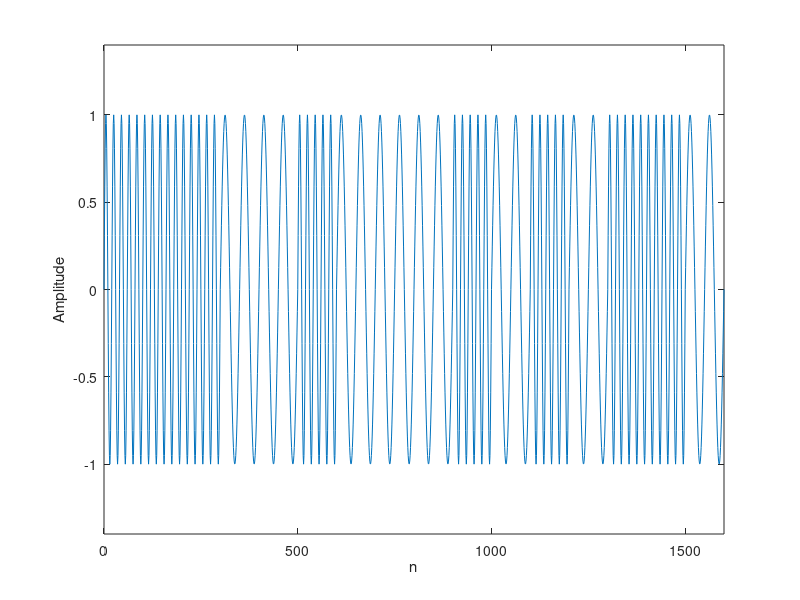

MATLAB code to generate this figure:
% clean figure and load signal package (only for Octave)
clf
pkg load signal

% simulation parameters:
%  - nr of symbols
%  - nr of samples per symbol
%  - amplitude
%  - carrier frequency
nsym = 16;
nsamp = 100;
a = 1;
n = 2;
m = 3;

wc = 2 * pi * n / nsamp;
deltaw = 2 * pi * m / nsamp;


% allocate space for total bit sequence
l = nsym*nsamp;
y = zeros(1,l-nsamp+1);

% initalize random output vector with +1 and -1
x = round(rand(1,nsym));

% for each overlap..
for i = 1:nsym
  % place one symbol into vector y, leaving nsamp samples of spacing
  kk = (i-1)*nsamp+1;
  if(x(i) == 1)
    y(kk:kk+nsamp) = a * sin(wc * [0:nsamp]);
  else
    y(kk:kk+nsamp) = a * sin((wc + deltaw) * [0:nsamp]);
  end
end
% plot eye diagram
plot([0:nsym*nsamp], y)

% format: print axis labels, legend, and set plot range
ylabel('Amplitude')
axis([0 nsym*nsamp -1.4 1.4])
xlabel('n')
